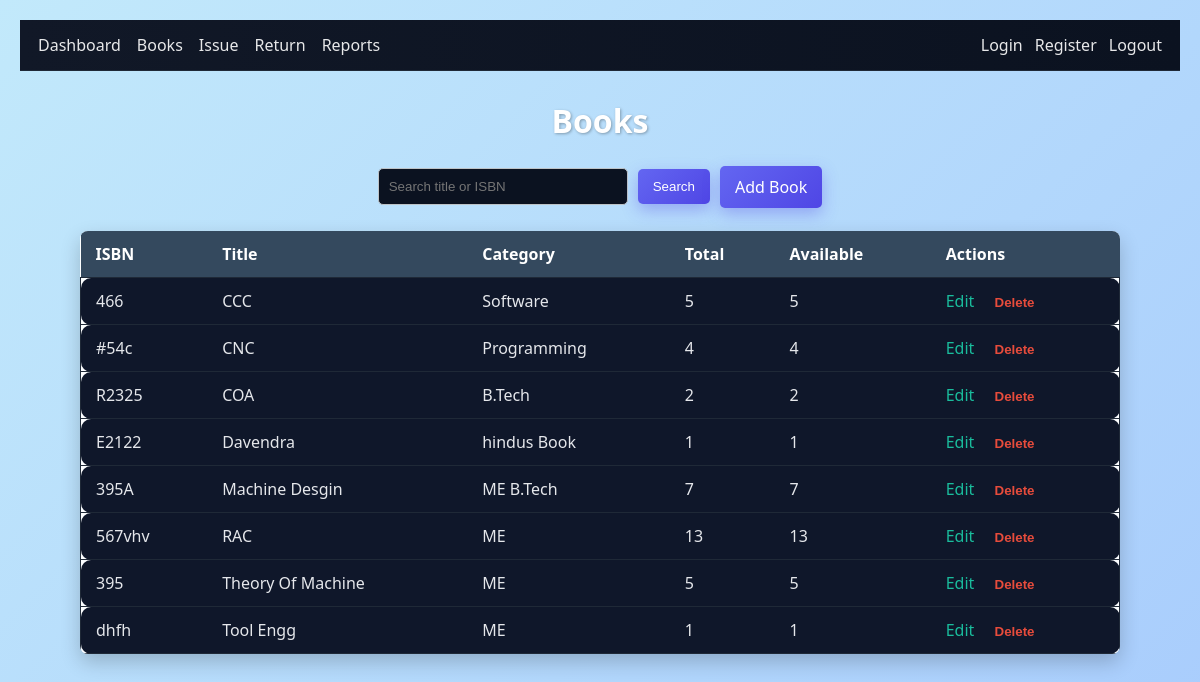
/books/ (signed in), run on an earlier commit of the app's database.
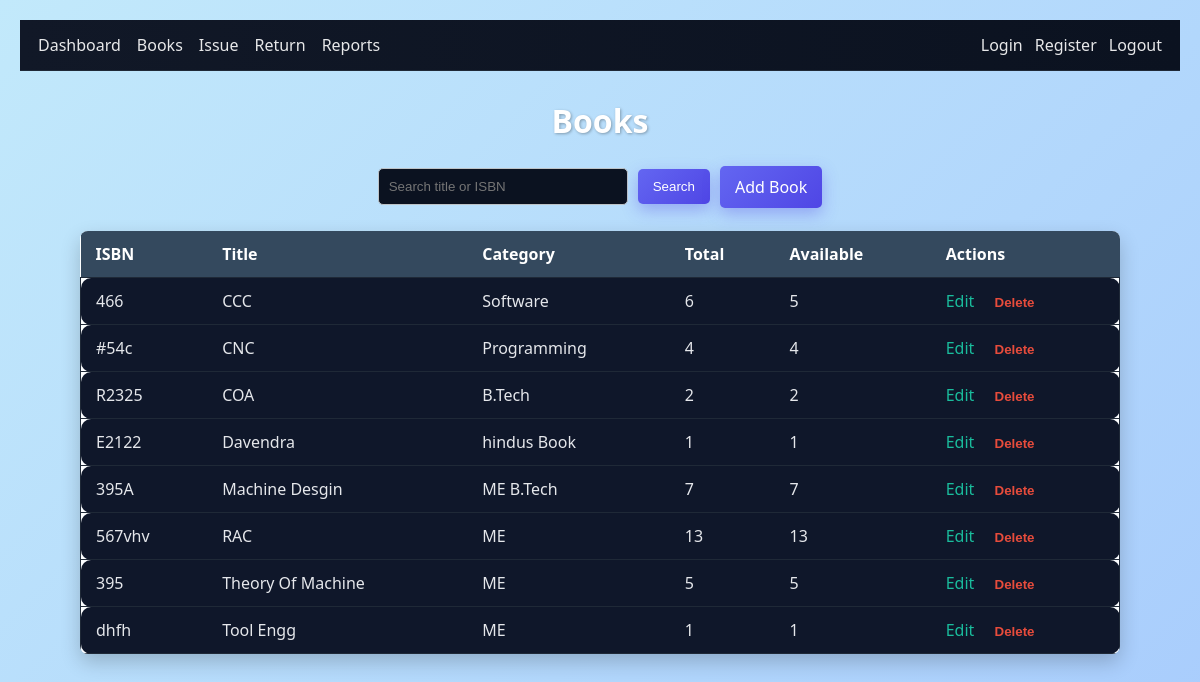
And on a later commit of the database.
### App/models/catalog.py (models this page shows)
class Book(db.Model):
    __tablename__ = "books"
    id = db.Column(db.Integer, primary_key=True)
    isbn = db.Column(db.String(32), unique=True, nullable=False)
    title = db.Column(db.String(255), nullable=False)
    category_id = db.Column(db.Integer, db.ForeignKey("categories.id"))
    total_copies = db.Column(db.Integer, nullable=False, default=0)
    available_copies = db.Column(db.Integer, nullable=False, default=0)
    category = db.relationship("Category")
    authors = db.relationship("Author", secondary="book_authors", lazy="joined")
    copies = db.relationship("BookCopy", backref="book", cascade="all, delete-orphan")

class Category(db.Model):
    __tablename__ = "categories"
    id = db.Column(db.Integer, primary_key=True)
    name = db.Column(db.String(128), unique=True, nullable=False)

### App/blueprints/books/routes.py (the view)
@books_bp.route("/")
@login_required
def list_books():
    q = request.args.get("q", "").strip()
    query = Book.query
    if q:
        like = f"%{q}%"
        query = query.filter((Book.title.ilike(like)) | (Book.isbn.ilike(like)))
    books = query.order_by(Book.title.asc()).all()
    return render_template("books/list.html", books=books, q=q)

### App/models/user.py (called while the page is built)
@login_manager.user_loader
def load_user(user_id: str) -> Optional["User"]:
    return User.query.get(int(user_id))

### App/templates/books/list.html (shortened to what this page needs)
{% extends 'layout.html' %}
{% block content %}
<h1>Books</h1>
<form method="get" class="toolbar">
    <input type="text" name="q" placeholder="Search title or ISBN" value="{{ q }}" class="input">
    <button class="btn" type="submit">Search</button>
    <a href="{{ url_for('books.create_book') }}" class="btn">Add Book</a>
</form>
<table class="table">
    <thead>
        <tr>
            <th>ISBN</th>
            <th>Title</th>
            <th>Category</th>
            <th>Total</th>
            <th>Available</th>
            <th>Actions</th>
        </tr>
    </thead>
    <tbody>
    {% for b in books %}
        <tr>
            <td>{{ b.isbn }}</td>
            <td>{{ b.title }}</td>
            <td>{{ b.category.name if b.category else '-' }}</td>
            <td>{{ b.total_copies }}</td>
            <td>{{ b.available_copies }}</td>
            <td>
                <a href="{{ url_for('books.edit_book', book_id=b.id) }}">Edit</a>
                <form method="post" action="{{ url_for('books.delete_book', book_id=b.id) }}" style="display:inline">
                    <button class="link" onclick="return confirm('Delete?')">Delete</button>
                </form>
            </td>
        </tr>
    {% endfor %}
    </tbody>
</table>
{% endblock %}

What changed in the data, as far as the page shows it:
changed Book "CCC": total_copies "5" → "6"
